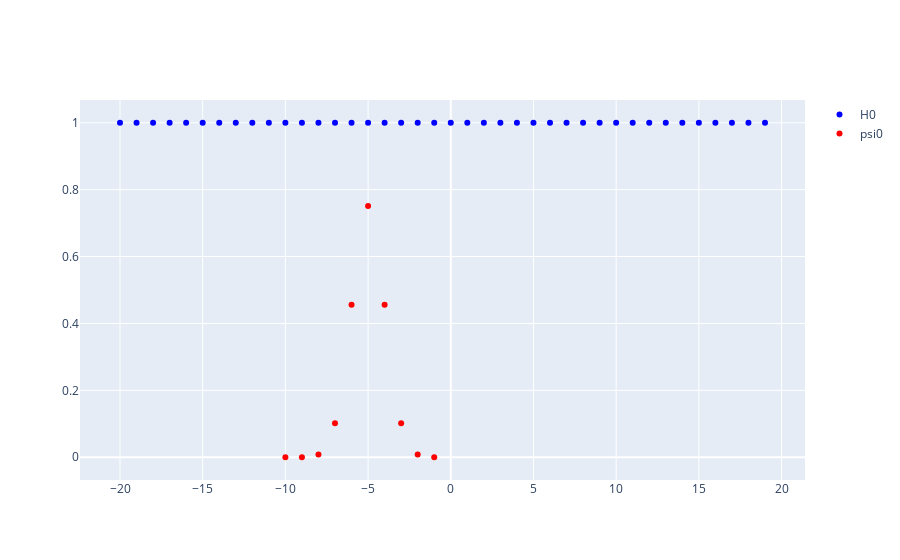

Here is the notebook cell this chart was saved with:
### Code cell
#Morse Potential Basis Testing
import math
import numpy as np
from scipy.integrate import quad as integrate

def hermite(n, k):
    
    c = pow(-1, k) * math.factorial(n) / ( math.factorial(k) * math.factorial(n - 2*k) )
        
    if(k == 0):
        return lambda r : c * pow(2*(r), n-(2*k))
    else:
        return lambda r : c * pow(2*(r), n-(2*k)) + hermite(n, k-1)(r)

def buildHermite(n):    
    return hermite(n, n // 2)
#returns the normalization constant for the Harmonic Oscillator Function
def C(n):
    return math.sqrt( 1 /  (pow(2, n) * math.factorial(n) * math.sqrt(math.pi)) ) 

#Creates a new Harmonic Oscillator function
#and returns it as a lambda function
def newHO(n):
    return lambda r : C(n) * buildHermite(n)(r) * math.exp(-pow(r,2) / 2)

psi0 = newHO(0)

ans = integrate( lambda x : psi0(x) * psi0(x), -100, 100)

print(ans)

h = buildHermite(0)
#Prepare the graph data for plotly here
figure = {"data": [
        
        #create the Morse Potential Graph
        {
            "type":"scatter",
            "x":list(range(-20,20)),
            "y":[h(x) for x in range(-20,20)],
            "connectgaps":True,
            "mode":"markers", 
            "name":"H0",
            "marker":{"color":"blue"}
        },
     #create the Morse Potential Graph
        {
            "type":"scatter",
            "x":list(range(-10,10)),
            "y":[psi0(x) for x in range(-5,5)],
            "connectgaps":True,
            "mode":"markers", 
            "name":"psi0",
            "marker":{"color":"red"}
        },
    ],      
}

iplot(figure)

### Figure 1 — Plotly figure (JSON) as saved in the notebook; plotly's stock layout.template omitted (floating-point values rounded to 4 significant figures)
{"data": [{"connectgaps": true, "marker": {"color": "blue"}, "mode": "markers", "name": "H0", "type": "scatter", "x": [-20, -19, -18, -17, -16, -15, -14, -13, -12, -11, -10, -9, -8, -7, -6, -5, -4, -3, -2, -1, 0, 1, 2, 3, 4, 5, 6, 7, 8, 9, 10, 11, 12, 13, 14, 15, 16, 17, 18, 19], "y": [1, 1, 1, 1, 1, 1, 1, 1, 1, 1, 1, 1, 1, 1, 1, 1, 1, 1, 1, 1, 1, 1, 1, 1, 1, 1, 1, 1, 1, 1, 1, 1, 1, 1, 1, 1, 1, 1, 1, 1]}, {"connectgaps": true, "marker": {"color": "red"}, "mode": "markers", "name": "psi0", "type": "scatter", "x": [-10, -9, -8, -7, -6, -5, -4, -3, -2, -1, 0, 1, 2, 3, 4, 5, 6, 7, 8, 9], "y": [2.799e-06, 0.000252, 0.008344, 0.1017, 0.4556, 0.7511, 0.4556, 0.1017, 0.008344, 0.000252]}], "layout": {}}
